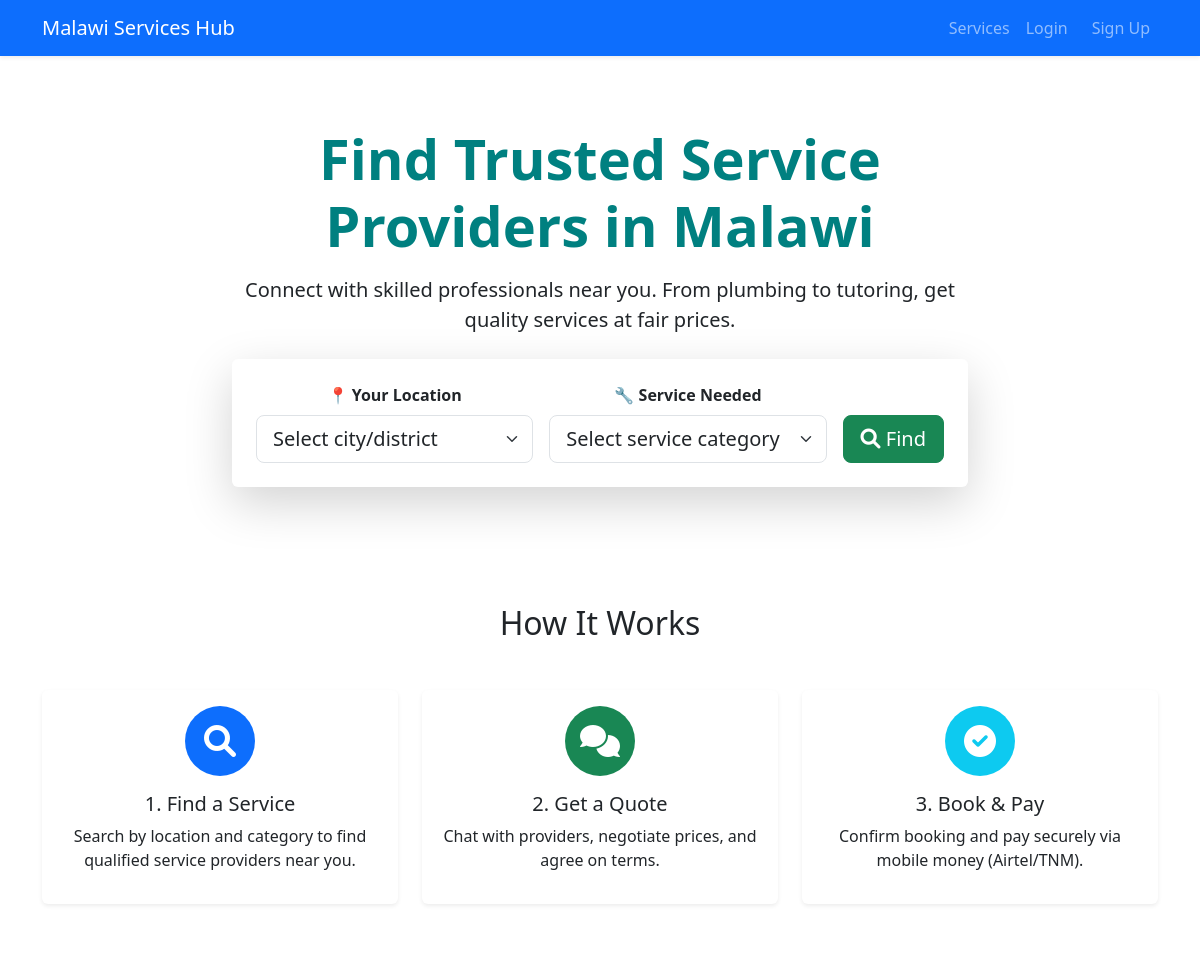
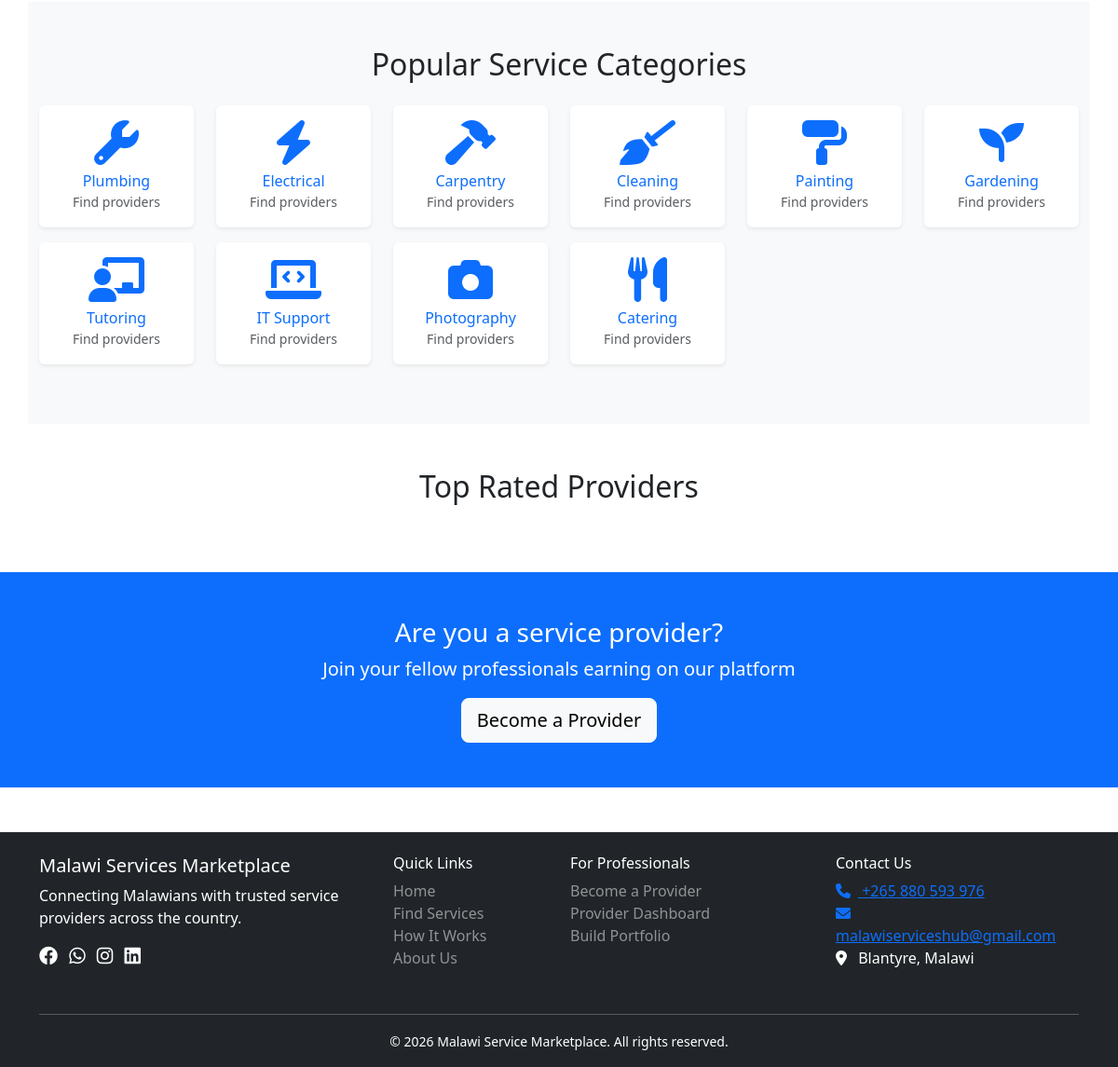
The page / on the database its author committed (2 pictures, top to bottom).
### tables this page shows
CREATE TABLE `service_categories` (
  `id` int(11) NOT NULL,
  `name` varchar(100) NOT NULL,
  `icon` varchar(50) DEFAULT 'fa-service',
  `is_active` tinyint(1) DEFAULT 1
);

### includes/db.php (called while the page is built, shortened)
<?php
$host = 'localhost';
$dbname = 'malawi_services_hub';
$username = 'root';
$password = '';
try {
    $pdo = new PDO("mysql:host=$host;dbname=$dbname;charset=utf8mb4", $username, $password);
    $pdo->setAttribute(PDO::ATTR_ERRMODE, PDO::ERRMODE_EXCEPTION);
    $pdo->setAttribute(PDO::ATTR_DEFAULT_FETCH_MODE, PDO::FETCH_ASSOC);
} catch(PDOException $e) {
    die("Database connection failed: " . $e->getMessage());
}
function getDb() {
    global $pdo;
    return $pdo;
}
?>

### includes/auth.php (called while the page is built, shortened)
<?php
require_once 'db.php';
function isLoggedIn() {
    return isset($_SESSION['user_id']);
}
?>

### index.php (the view, shortened to what this page needs)
<?php require_once 'includes/db.php'; ?>
<!DOCTYPE html>
<html lang="en">
<head>
    <link href="https://cdn.jsdelivr.net/npm/bootstrap@5.3.0/dist/css/bootstrap.min.css" rel="stylesheet">
    <link rel="stylesheet" href="https://cdnjs.cloudflare.com/ajax/libs/font-awesome/6.0.0/css/all.min.css">
    <link rel="stylesheet" href="assets/css/style.css">
</head>
<body>
<?php include 'includes/header.php'; ?>
<div class="hero-section bg-gradient text-white py-5" style="background: linear-gradient(135deg, #667eea 0%, #764ba2 100%);">
    <div class="container">
        <div class="row justify-content-center text-center">
            <div class="col-md-8">
                <h1 style="color: teal" class="display-4 fw-bold mb-3">Find Trusted Service Providers in Malawi</h1>
                <p class="lead mb-4 text-dark" color>Connect with skilled professionals near you. From plumbing to tutoring, get quality services at fair prices.</p>
                <div class="card shadow-lg border-0">
                    <div class="card-body p-4">
                        <div class="row g-3">
                            <div class="col-md-5">
                                <label class="form-label text-dark fw-bold">📍 Your Location</label>
                                <select id="locationSelect" class="form-select form-select-lg">
                                    <option value="">Select city/district</option>
                                </select>
                            </div>
                            <div class="col-md-5">
                                <label class="form-label text-dark fw-bold">🔧 Service Needed</label>
                                <select id="categorySelect" class="form-select form-select-lg">
                                    <option value="">Select service category</option>
                                </select>
                            </div>
                            <div class="col-md-2 d-flex align-items-end">
                                <button class="btn btn-success btn-lg w-100" onclick="searchServices()">
                                    <i class="fas fa-search"></i> Find
                                </button>
                            </div>
                        </div>
                    </div>
                </div>
            </div>
        </div>
    </div>
</div>
<div class="container py-5">
    <h2 class="text-center mb-5">How It Works</h2>
    <div class="row text-center">
        <div class="col-md-4 mb-4">
            <div class="card border-0 shadow-sm h-100">
                <div class="card-body">
                    <div class="bg-primary text-white rounded-circle d-inline-flex align-items-center justify-content-center mb-3" style="width: 70px; height: 70px;">
                        <i class="fas fa-search fa-2x"></i>
                    </div>
                    <h5>1. Find a Service</h5>
                    <p>Search by location and category to find qualified service providers near you.</p>
                </div>
            </div>
        </div>
        <div class="col-md-4 mb-4">
            <div class="card border-0 shadow-sm h-100">
                <div class="card-body">
                    <div class="bg-success text-white rounded-circle d-inline-flex align-items-center justify-content-center mb-3" style="width: 70px; height: 70px;">
                        <i class="fas fa-comments fa-2x"></i>
                    </div>
                    <h5>2. Get a Quote</h5>
                    <p>Chat with providers, negotiate prices, and agree on terms.</p>
                </div>
            </div>
        </div>
        <div class="col-md-4 mb-4">
            <div class="card border-0 shadow-sm h-100">
                <div class="card-body">
                    <div class="bg-info text-white rounded-circle d-inline-flex align-items-center justify-content-center mb-3" style="width: 70px; height: 70px;">
                        <i class="fas fa-check-circle fa-2x"></i>
                    </div>
                    <h5>3. Book & Pay</h5>
                    <p>Confirm booking and pay securely via mobile money (Airtel/TNM).</p>
                </div>
            </div>
        </div>
    </div>
</div>
<div class="container py-5 bg-light">
    <h2 class="text-center mb-4">Popular Service Categories</h2>
    <div class="row">
        <?php
        $stmt = getDb()->query("SELECT * FROM service_categories WHERE is_active=1 LIMIT 10");
        while($cat = $stmt->fetch()) {
            echo "<div class='col-md-2 col-6 mb-3'>
                    <a href=\"services.php?category=" . $cat['id'] . "\" class='text-decoration-none'>
                        <div class='category-card text-center p-3 bg-white rounded shadow-sm'>
                            <i class='fas fa-" . ($cat['icon'] ?: 'service') . " fa-3x text-primary mb-2'></i>
                            <h6 class='mb-0'>" . htmlspecialchars($cat['name']) . "</h6>
                            <small class='text-muted'>Find providers</small>
                        </div>
                    </a>
                  </div>";
        }
        ?>
    </div>
</div>
<div class="container py-5">
    <h2 class="text-center mb-4">Top Rated Providers</h2>
</div>
<div class="bg-primary text-white py-5">
    <div class="container text-center">
        <h3>Are you a service provider?</h3>
        <p class="lead">Join your fellow professionals earning on our platform</p>
        <?php if(!isLoggedIn()): ?>
            <button class="btn btn-light btn-lg" data-bs-toggle="modal" data-bs-target="#registerModal" onclick="document.querySelector('input[value=provider]').checked=true">
                Become a Provider
            </button>
        <?php else: ?>
            <a href="provider/portfolio.php" class="btn btn-light btn-lg">Complete Your Profile</a>
        <?php endif; ?>
    </div>
</div>
<?php include 'includes/footer.php'; ?>
</body>
</html>

### assets/css/style.css (style rules this page uses)
.hero-section { min-height: 500px; display: flex; align-items: center; }
.category-card { transition: all 0.3s ease; cursor: pointer; }

### rows shown on the page
service_categories: name "Plumbing"
service_categories: name "Electrical"
service_categories: name "Carpentry"
service_categories: name "Cleaning"
service_categories: name "Painting"
service_categories: name "Gardening"
service_categories: name "Tutoring"
service_categories: name "IT Support"
service_categories: name "Photography"
service_categories: name "Catering"
